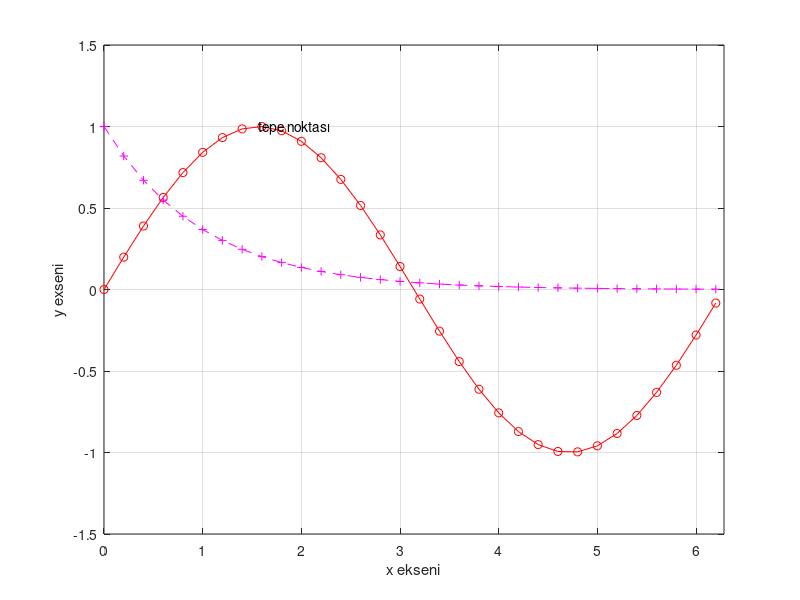

This figure's MATLAB source:
x=[0:0.2:2*pi]
plot(x,sin(x),"r-o",x,exp(-x),"--m+")
grid on
xlabel("x ekseni")
ylabel("y exseni")
text(pi/2,1,'tepe noktası')
xlim([0 2*pi])
ylim([-1.5 1.5])

%yasin
